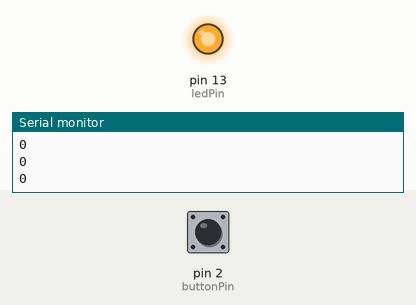
The sketch below on a simulated Arduino Uno, built with avr-gcc and run on an emulated ATmega328P. Parts: output pins drawn as LEDs (lit = HIGH), the last lines printed to the serial monitor. Inputs (shaded band) come from the test bench; at power-on: pin 2 (buttonPin) HIGH.

Above: at 1.2 s.
1.3 s: pin 2 (buttonPin) pulled LOW for 0.15 s
At 1.42 s:
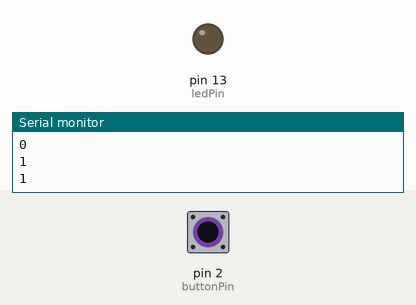
3.0 s: pin 2 (buttonPin) pulled LOW for 3.2 s
At 6.8 s:
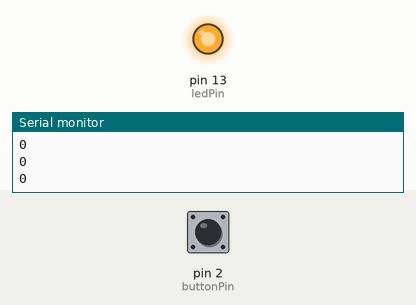
Timing chart, 0 to 8.3 s (numbered marks = the images above; inputs shaded):
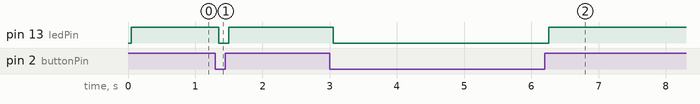

Measured:
- after the input at 1.3 s, pin 13 (ledPin): HIGH → LOW after 0.05 s, → HIGH 0.15 s later
- after the input at 3.0 s, pin 13 (ledPin): HIGH → LOW after 0.05 s, → HIGH 3.2 s later

The sketch:

Button_processing.ino
```cpp
const int buttonPin = 2;
const int ledPin =  13;
int buttonState = 0;
int counterL = 0;
int counterH = 0;

void setup() {
  Serial.begin(9600);
  pinMode(ledPin, OUTPUT);
  pinMode(buttonPin, INPUT_PULLUP);
}

void loop() {
  buttonState = digitalRead(buttonPin);
  if (buttonState == HIGH) {
    delay(50);
    Serial.println("0");
    digitalWrite(ledPin, HIGH);
  } else {
    delay(50);
    Serial.println("1");
    digitalWrite(ledPin, LOW);
  }
}
```
